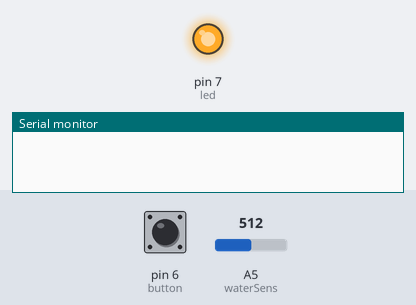
The sketch below on a simulated Arduino Uno, built with avr-gcc and run on an emulated ATmega328P. Shown: output pins drawn as LEDs (lit = HIGH), the last lines printed to the serial monitor. Dashed ring = blinking. Inputs (shaded band) come from the test bench; at power-on: A5 (waterSens) = 512, pin 6 (button) LOW. Pins used as bus, display or sensor lines are not drawn.

Above: at 2.8 s.
2.9 s: A5 (waterSens) set to 290
At 4.2 s:
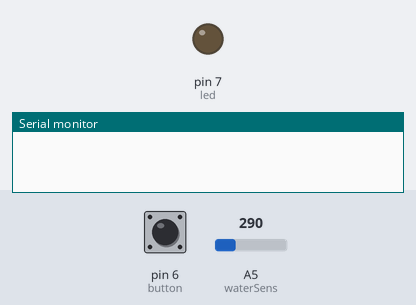
7.9 s: A5 (waterSens) set to 306
At 8.8 s:
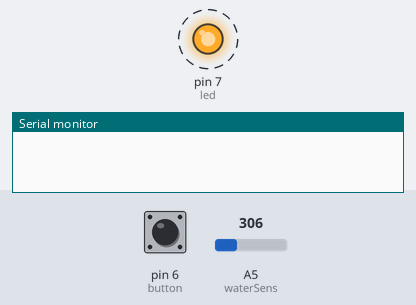
14.5 s: A5 (waterSens) set to 122
At 15.8 s:
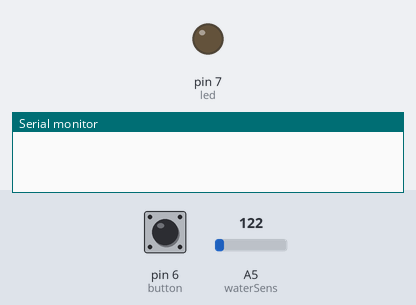
19.5 s: pin 6 (button) pulled HIGH for 3 s
At 21.6 s:
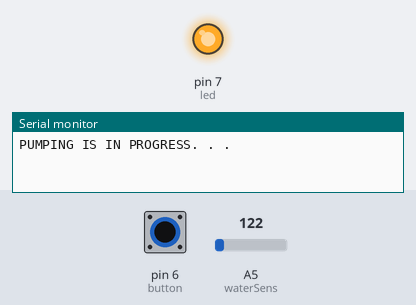
Timing chart, 0 to 32.5 s (numbered marks = the images above; inputs shaded):
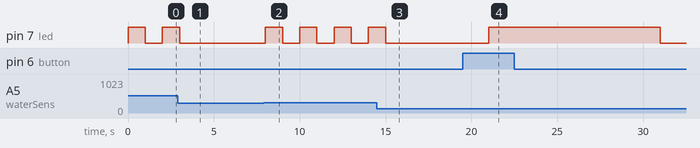

Measured:
- after the input at 2.9 s, pin 7 (led): goes on until 3.0 s, then stays LOW
- after the input at 7.9 s, pin 7 (led): alternates HIGH for 1.0 s and LOW for 1.0 s, starting after 0.10 s
- after the input at 14.5 s, pin 7 (led): goes on until 15.0 s, then stays LOW
- after the input at 19.5 s, pin 7 (led): LOW → HIGH after 1.5 s, → LOW 10.0 s later

The sketch:

sketch_jun23a.ino
```cpp
const int waterSens = A5; //define water sensor
const int led=7; //pin led
const int power=8; //
const int button=6;
int waterVal; //define the water sensor value
int buttonVal;
int pumpTime=10000; //time of pumping water (1000 is 1 secound)


void setup() {
pinMode(waterSens, INPUT);  //set water sensor as an input
pinMode(power,OUTPUT);
pinMode(led, OUTPUT);
pinMode(button, INPUT);
Serial.begin(9600);
}

void loop() {
if(checkButton()||checkWaterStatus())
pump();
}

void pump(){
    Serial.println("PUMPING IS IN PROGRESS. . .");
    digitalWrite(power,HIGH);
    digitalWrite(led,HIGH);
    delay(pumpTime);
    digitalWrite(power,LOW);
    digitalWrite(led, LOW);
    }

boolean checkButton(){
  buttonVal=digitalRead(button);
  if(buttonVal==1)
    return true;
  return false;
  }

boolean checkWaterStatus(){
  //read water sensorfor
  digitalWrite(led,HIGH);
  int j=0;
  boolean status=false;
  for(int i=0;i<5;i++){
    waterVal=analogRead(waterSens);

    if(waterVal>300){
      delay(1000);
      j++;
      digitalWrite(led,LOW);
      delay(1000);
      }

    if(j==5){
      Serial.println("HIGH WATER LEVEL!");
      status=true;
      }

    if(waterVal<300){
      digitalWrite(led,LOW);
      delay(1000);
      digitalWrite(led,LOW);
      status=false;
      }

    digitalWrite(led,HIGH);
    }
  digitalWrite(led,LOW);
  return status;}
```
